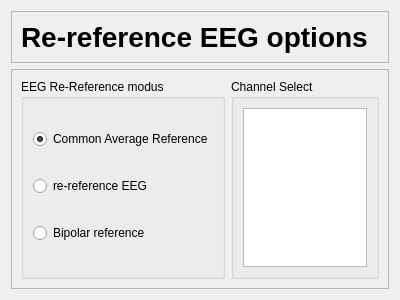
<?xml version="1.0" encoding="UTF-8"?>
<ui version="4.0">
 <class>ReferenceToolbarWidget</class>
 <widget class="QWidget" name="ReferenceToolbarWidget">
  <property name="geometry">
   <rect>
    <x>0</x>
    <y>0</y>
    <width>400</width>
    <height>300</height>
   </rect>
  </property>
  <property name="windowTitle">
   <string>Form</string>
  </property>
  <layout class="QVBoxLayout" name="verticalLayout">
   <item>
    <widget class="QFrame" name="frame_2">
     <property name="maximumSize">
      <size>
       <width>16777215</width>
       <height>81</height>
      </size>
     </property>
     <property name="frameShape">
      <enum>QFrame::StyledPanel</enum>
     </property>
     <property name="frameShadow">
      <enum>QFrame::Raised</enum>
     </property>
     <layout class="QHBoxLayout" name="horizontalLayout_4">
      <item>
       <widget class="QLabel" name="label_3">
        <property name="maximumSize">
         <size>
          <width>16777215</width>
          <height>61</height>
         </size>
        </property>
        <property name="font">
         <font>
          <pointsize>21</pointsize>
          <weight>75</weight>
          <bold>true</bold>
         </font>
        </property>
        <property name="text">
         <string>Re-reference EEG options</string>
        </property>
       </widget>
      </item>
      <item>
       <spacer name="horizontalSpacer">
        <property name="orientation">
         <enum>Qt::Horizontal</enum>
        </property>
        <property name="sizeHint" stdset="0">
         <size>
          <width>40</width>
          <height>20</height>
         </size>
        </property>
       </spacer>
      </item>
     </layout>
    </widget>
   </item>
   <item>
    <widget class="QFrame" name="frame">
     <property name="frameShape">
      <enum>QFrame::StyledPanel</enum>
     </property>
     <property name="frameShadow">
      <enum>QFrame::Raised</enum>
     </property>
     <layout class="QHBoxLayout" name="horizontalLayout">
      <item>
       <widget class="QGroupBox" name="groupBox">
        <property name="title">
         <string>EEG Re-Reference modus</string>
        </property>
        <layout class="QVBoxLayout" name="verticalLayout_2">
         <item>
          <widget class="QRadioButton" name="radioButton">
           <property name="text">
            <string>Common Average Reference</string>
           </property>
           <property name="checked">
            <bool>true</bool>
           </property>
          </widget>
         </item>
         <item>
          <widget class="QRadioButton" name="radioButton_2">
           <property name="text">
            <string>re-reference EEG</string>
           </property>
          </widget>
         </item>
         <item>
          <widget class="QRadioButton" name="radioButton_3">
           <property name="text">
            <string>Bipolar reference</string>
           </property>
          </widget>
         </item>
        </layout>
       </widget>
      </item>
      <item>
       <widget class="QGroupBox" name="groupBox_2">
        <property name="title">
         <string>Channel Select</string>
        </property>
        <layout class="QHBoxLayout" name="horizontalLayout_2">
         <item>
          <widget class="QListWidget" name="m_listWidget_ChannelList"/>
         </item>
        </layout>
       </widget>
      </item>
     </layout>
    </widget>
   </item>
  </layout>
 </widget>
 <resources/>
 <connections/>
</ui>
